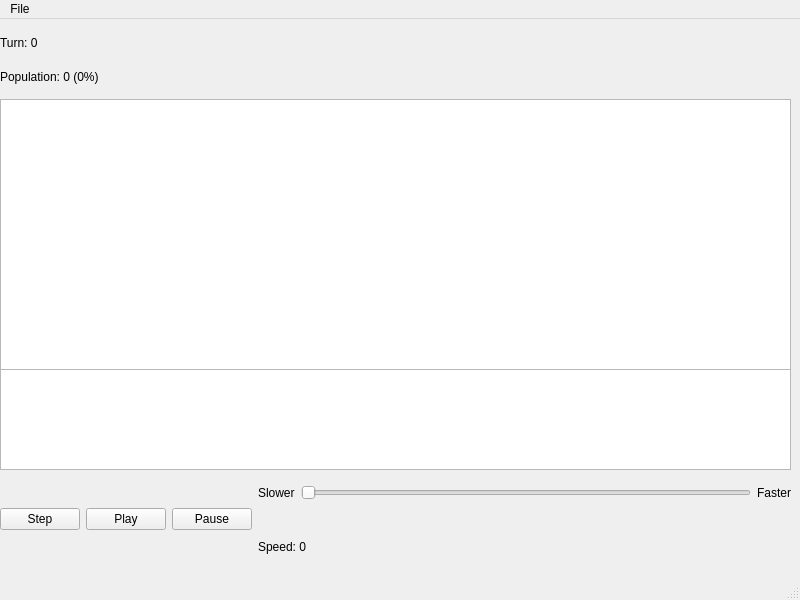
<?xml version="1.0" encoding="UTF-8"?>
<ui version="4.0">
 <class>MainWindow</class>
 <widget class="QMainWindow" name="MainWindow">
  <property name="geometry">
   <rect>
    <x>0</x>
    <y>0</y>
    <width>800</width>
    <height>600</height>
   </rect>
  </property>
  <property name="windowTitle">
   <string>MainWindow</string>
  </property>
  <widget class="QWidget" name="centralwidget">
   <widget class="QWidget" name="horizontalLayoutWidget">
    <property name="geometry">
     <rect>
      <x>0</x>
      <y>450</y>
      <width>791</width>
      <height>101</height>
     </rect>
    </property>
    <layout class="QHBoxLayout" name="horizontalLayout">
     <item>
      <widget class="QPushButton" name="step_button">
       <property name="text">
        <string>Step</string>
       </property>
      </widget>
     </item>
     <item>
      <widget class="QPushButton" name="play_button">
       <property name="text">
        <string>Play</string>
       </property>
      </widget>
     </item>
     <item>
      <widget class="QPushButton" name="pause_button">
       <property name="text">
        <string>Pause</string>
       </property>
      </widget>
     </item>
     <item>
      <layout class="QVBoxLayout" name="verticalLayout">
       <item>
        <layout class="QHBoxLayout" name="horizontalLayout_2">
         <item>
          <widget class="QLabel" name="faster_label">
           <property name="text">
            <string>Slower</string>
           </property>
          </widget>
         </item>
         <item>
          <widget class="QSlider" name="speed_slider">
           <property name="orientation">
            <enum>Qt::Horizontal</enum>
           </property>
          </widget>
         </item>
         <item>
          <widget class="QLabel" name="slower_label">
           <property name="text">
            <string>Faster</string>
           </property>
          </widget>
         </item>
        </layout>
       </item>
       <item>
        <widget class="QLabel" name="speed_label">
         <property name="text">
          <string>Speed: 0</string>
         </property>
        </widget>
       </item>
      </layout>
     </item>
    </layout>
   </widget>
   <widget class="QGraphicsView" name="graph_view">
    <property name="geometry">
     <rect>
      <x>0</x>
      <y>350</y>
      <width>791</width>
      <height>101</height>
     </rect>
    </property>
   </widget>
   <widget class="QGraphicsView" name="grid_view">
    <property name="geometry">
     <rect>
      <x>0</x>
      <y>80</y>
      <width>791</width>
      <height>271</height>
     </rect>
    </property>
   </widget>
   <widget class="QWidget" name="verticalLayoutWidget_2">
    <property name="geometry">
     <rect>
      <x>0</x>
      <y>10</y>
      <width>791</width>
      <height>61</height>
     </rect>
    </property>
    <layout class="QVBoxLayout" name="verticalLayout_3">
     <item>
      <widget class="QLabel" name="turn_label">
       <property name="text">
        <string>Turn: 0</string>
       </property>
      </widget>
     </item>
     <item>
      <widget class="QLabel" name="population_label">
       <property name="text">
        <string>Population: 0 (0%)</string>
       </property>
      </widget>
     </item>
    </layout>
   </widget>
  </widget>
  <widget class="QMenuBar" name="menubar">
   <property name="geometry">
    <rect>
     <x>0</x>
     <y>0</y>
     <width>800</width>
     <height>26</height>
    </rect>
   </property>
   <widget class="QMenu" name="File_button">
    <property name="title">
     <string>File</string>
    </property>
    <addaction name="actionNew_Game"/>
   </widget>
   <addaction name="File_button"/>
  </widget>
  <widget class="QStatusBar" name="statusbar"/>
  <action name="actionNew_Game">
   <property name="text">
    <string>New Game</string>
   </property>
  </action>
 </widget>
 <resources/>
 <connections/>
</ui>
